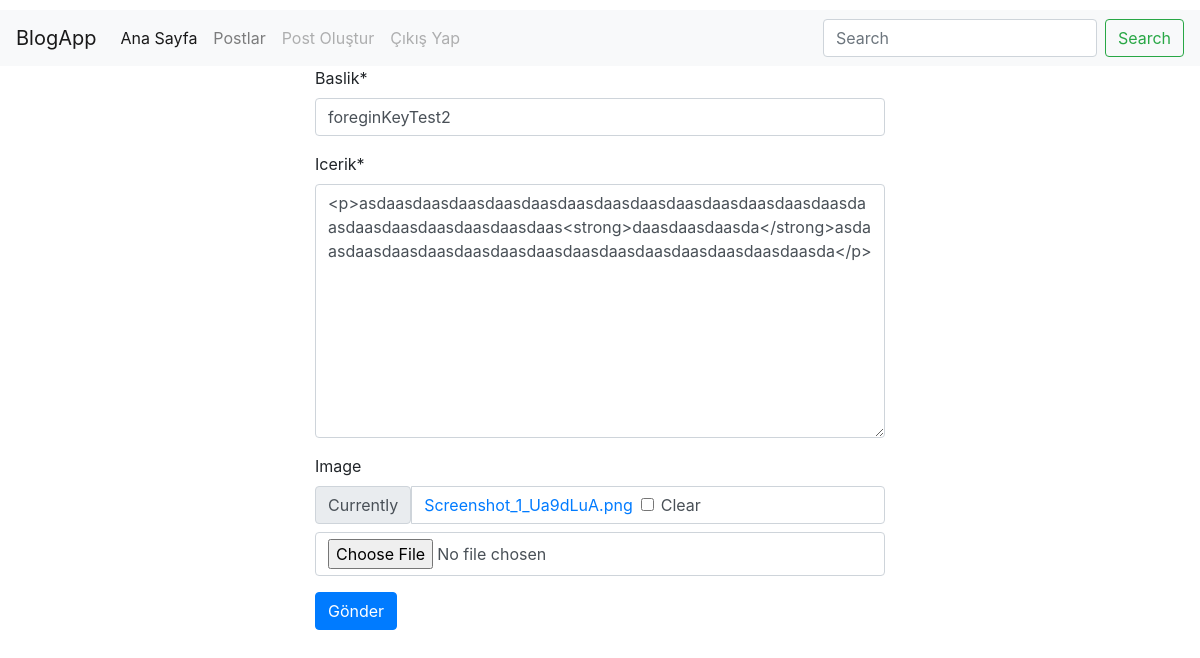
Before: /post/update/9/ (signed in) with the older database file.
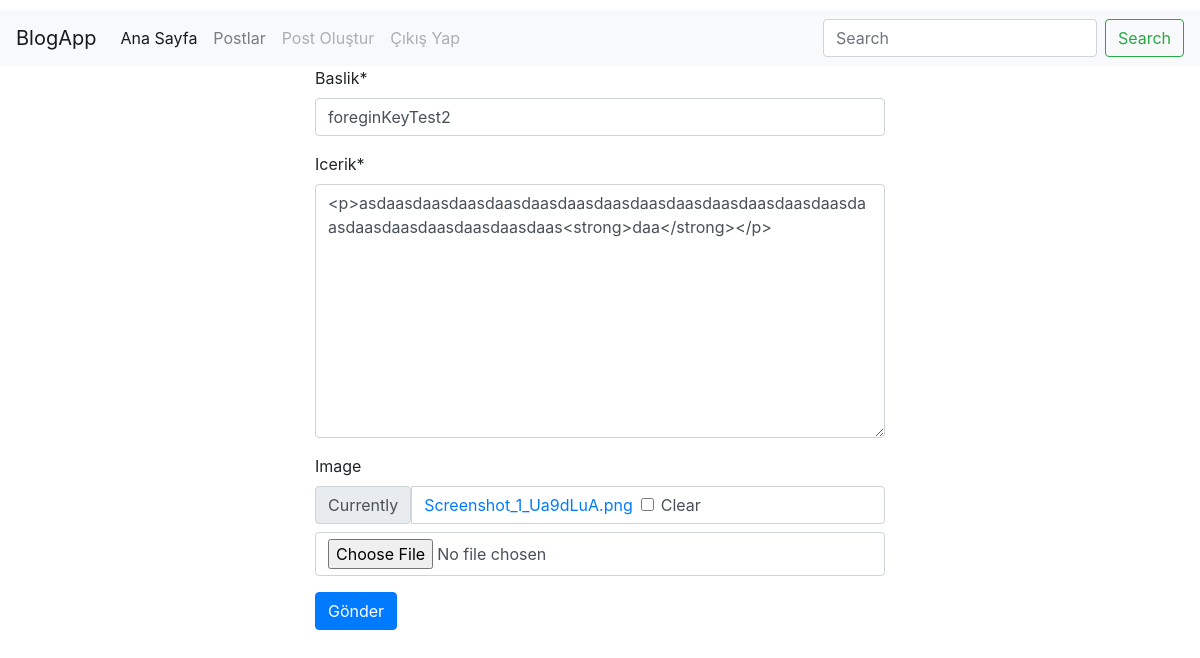
After: the same page with the newer database file.
### post/models.py (models this page shows, shortened)
class Post(models.Model):
    user = models.ForeignKey('auth.User', verbose_name='yazar', on_delete=models.CASCADE, related_name='post')
    title = models.CharField(max_length=120, verbose_name="baslik")
    content = RichTextField(verbose_name="icerik")
    publishingDate = models.DateTimeField(verbose_name="yayinlanma tarihi", auto_now_add=True)
    image = models.FileField(null=True, blank=True)
    slug = models.SlugField(unique=True, editable=False, max_length=130)
    class Meta:
        ordering = ['-publishingDate']

### post/views.py (the view)
# urls.py: path('update/<int:id>/', post_update, name='update'),
def post_update(request, id):
    post_ref = Post.objects.get(id = id)
    form = PostForm(request.POST or None, request.FILES or None, instance=post_ref)
    context = {
        'form': form,
        'post': post_ref,
    }
    if request.user == post_ref.user:
        if form.is_valid():
            post = form.save()
            return HttpResponseRedirect(post.get_absolute_url())
        context = {
            'form': form,
            'post': post_ref,
        }
        return render(request, 'post/form.html', context)
    else:
        context = {
            'post': post_ref,
        }
        return HttpResponseRedirect('/post/details/%d'%post_ref.id)

### post/form.py
class PostForm(forms.ModelForm):
    class Meta:
        model = Post
        fields = [
            'title',
            'content',
            'image',
        ]

### templates/post/form.html (shortened to what this page needs)
{% extends 'base.html' %}
{% load crispy_forms_tags %}
{% block body %}
    <div class="container">
        <div class="row">
            <div class="container-fluid" style="max-width: 600px">
                <form method="POST" enctype="multipart/form-data">
                    {{ form|crispy }}
                    <input type="submit" class="btn btn-primary" value="Gönder">
                </form>
            </div>
        </div>
    </div>
{% endblock %}

Changed rows visible on the page:
changed Post "foreginKeyTest2": content "<p>asdaasdaasdaasdaasdaasdaasdaasdaasdaasdaasdaasdaasdaasdaasdaasdaasdaasdaasdaasdaas<strong>daasdaasdaasda</strong>asdaasdaasdaasdaasdaasdaasdaasdaasdaasdaasdaasdaasdaasdaasda</p>" → "<p>asdaasdaasdaasdaasdaasdaasdaasdaasdaasdaasdaasdaasdaasdaasdaasdaasdaasdaasdaasdaas<strong>daa</strong></p>"
